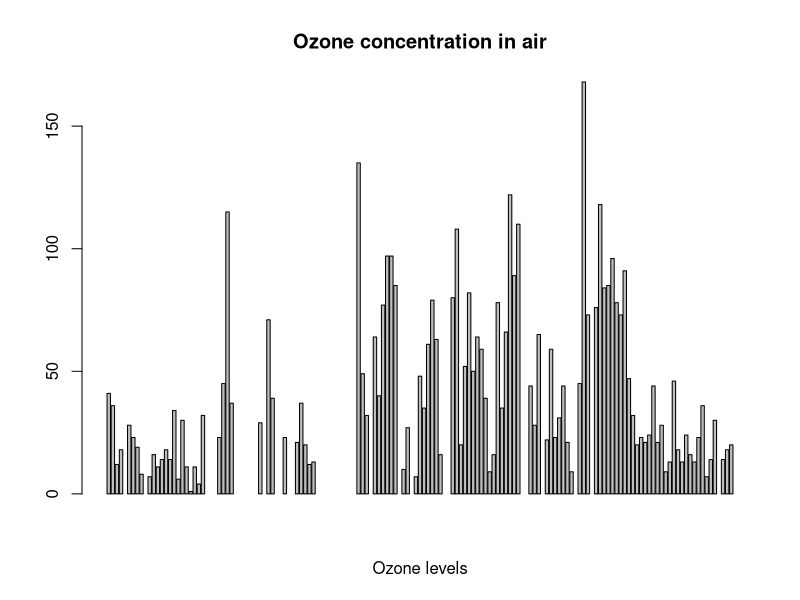
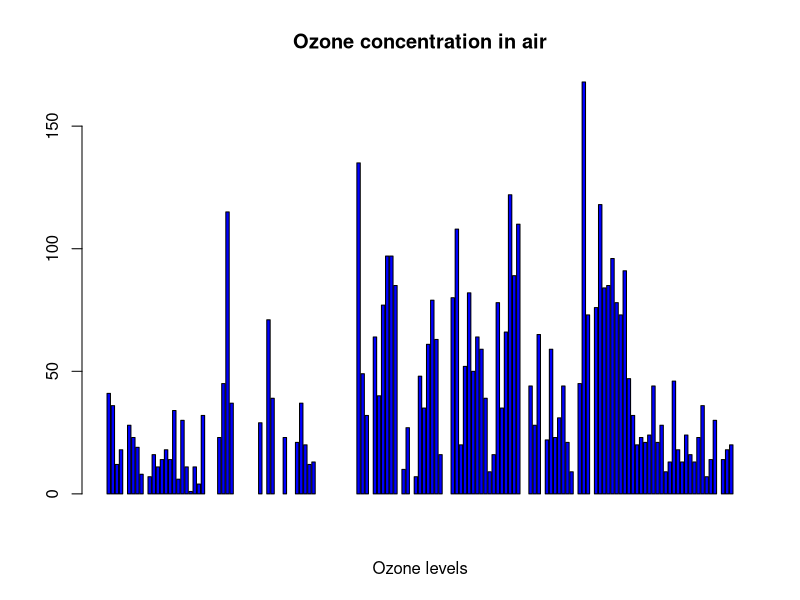
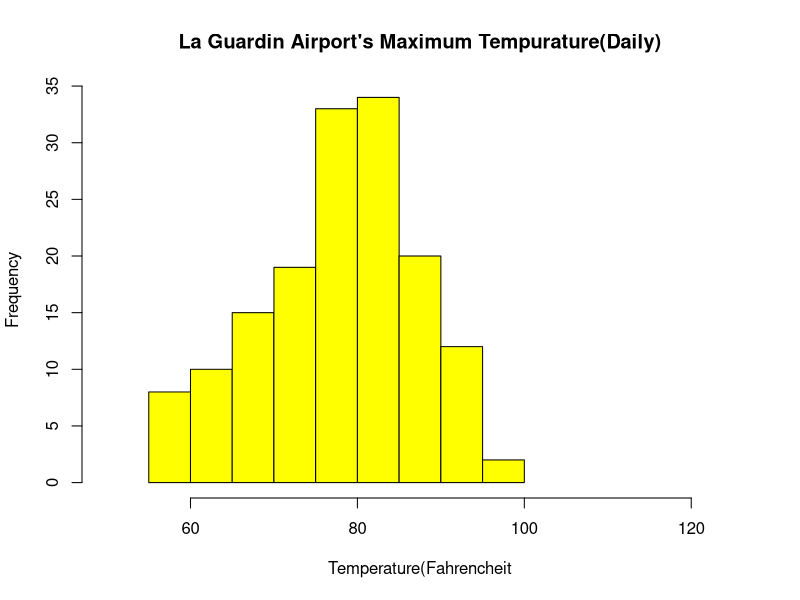
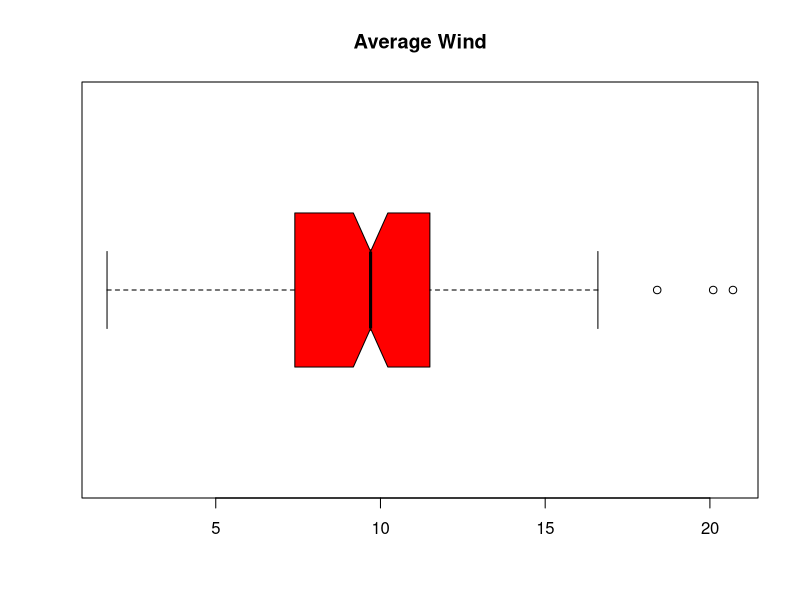
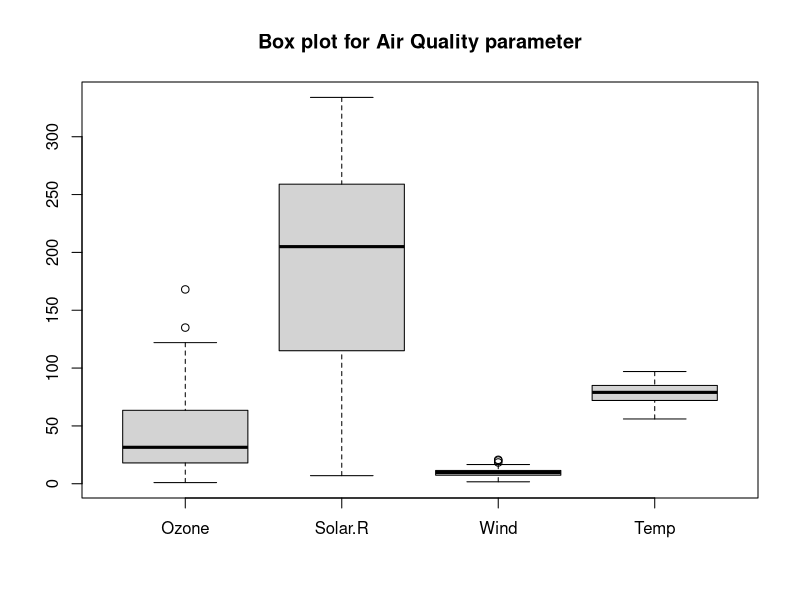
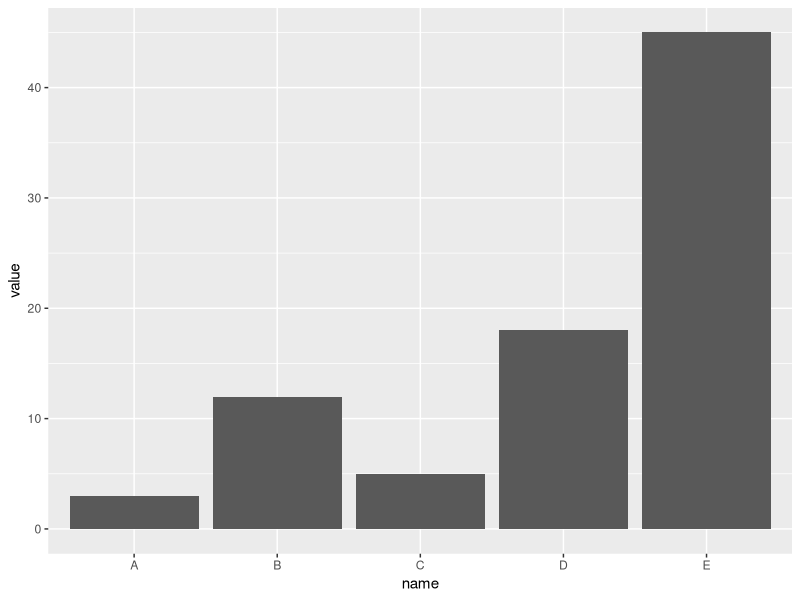
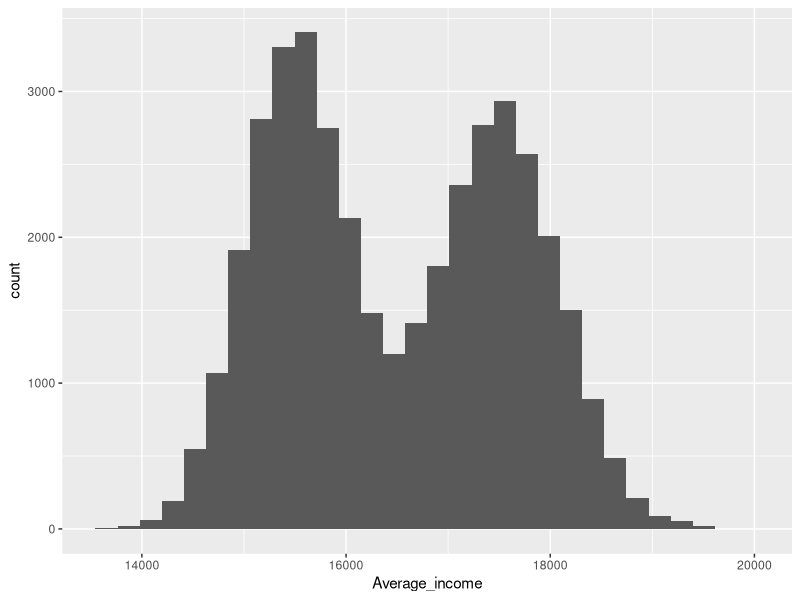
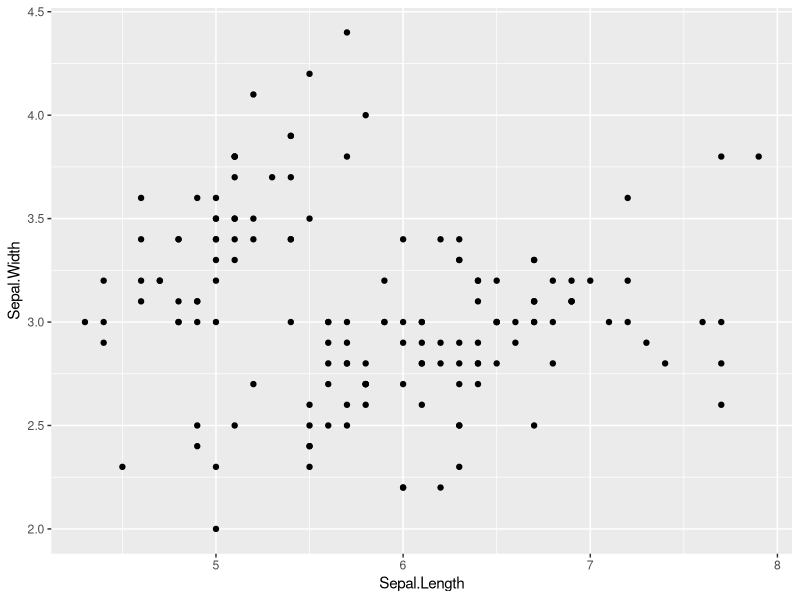

Write R code to recreate these figures, in order.
barplot(airquality$Ozone, main='Ozone concentration in air', xlab='Ozone levels', horiz=FALSE)
barplot(airquality$Ozone, main='Ozone concentration in air', xlab='Ozone levels',col='blue', horiz=FALSE)

data(airquality)
hist(airquality$Temp, main="La Guardin Airport's\ Maximum Tempurature(Daily)", xlab = "Temperature(Fahrencheit", xlim = c(50,125), col = "yellow", freq = TRUE)

data(airquality)
boxplot(airquality$Wind, main="Average Wind", col = "red", border = "black", horizontal = TRUE, notch=TRUE)

boxplot(airquality[,0:4], main = 'Box plot for Air Quality parameter')

library(ggplot2)
data <- data.frame(name = c ("A","B","C","D","E"), value = c (3,12,5,18,45))
ggplot(data, aes(x=name, y=value)) + geom_bar(stat = "identity")

df <- data.frame(gender=factor(rep(c("Average Female income","Average Male income"), each=20000)), Average_income=round(c(rnorm(20000, mean=15500, sd=500), rnorm(20000, mean=17500, sd=600))))
head(df)
library(ggplot2)
ggplot(df, aes(x=Average_income)) + geom_histogram()

data("airquality")
ggplot(iris, aes(x=Sepal.Length, y=Sepal.Width)) + geom_point()

val <- data.frame(course=c('DSA','C++','R','Pyton'), num=c(77,55,80,60))
ggplot(data = val, aes(x=course, y=num, group=1)) + geom_line() + geom_point()